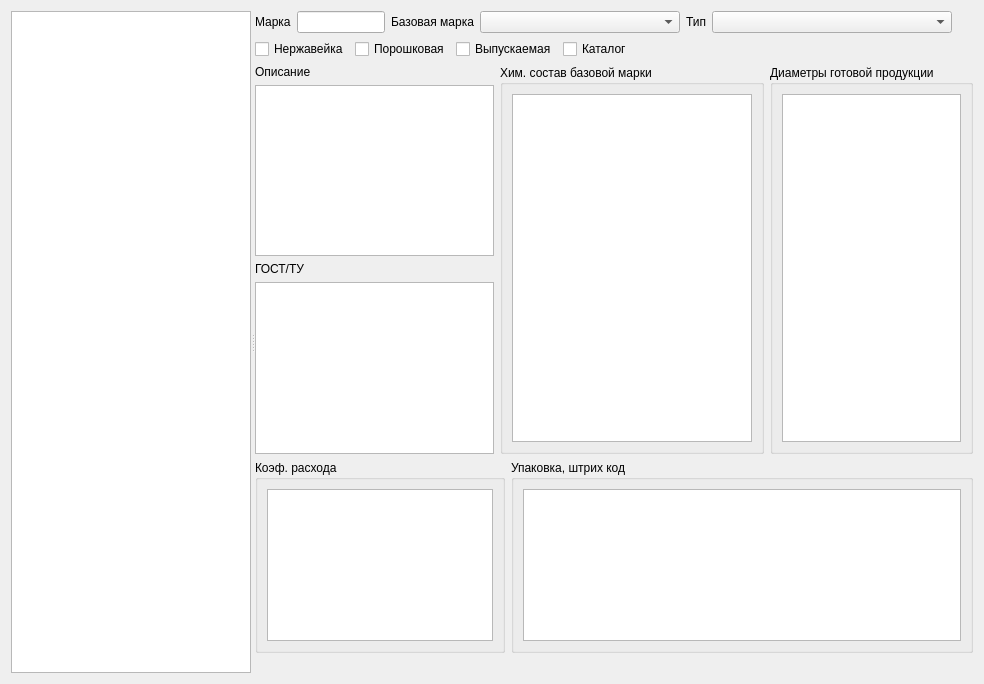
<?xml version="1.0" encoding="UTF-8"?>
<ui version="4.0">
 <class>FormEdtWire</class>
 <widget class="QWidget" name="FormEdtWire">
  <property name="geometry">
   <rect>
    <x>0</x>
    <y>0</y>
    <width>984</width>
    <height>684</height>
   </rect>
  </property>
  <property name="windowTitle">
   <string>Марки проволоки</string>
  </property>
  <layout class="QVBoxLayout" name="verticalLayout_6">
   <item>
    <widget class="QSplitter" name="splitter">
     <property name="orientation">
      <enum>Qt::Orientation::Horizontal</enum>
     </property>
     <widget class="DbViewer" name="tableViewWire">
      <property name="maximumSize">
       <size>
        <width>400</width>
        <height>16777215</height>
       </size>
      </property>
      <property name="editTriggers">
       <set>QAbstractItemView::EditTrigger::NoEditTriggers</set>
      </property>
      <property name="selectionMode">
       <enum>QAbstractItemView::SelectionMode::SingleSelection</enum>
      </property>
      <property name="selectionBehavior">
       <enum>QAbstractItemView::SelectionBehavior::SelectRows</enum>
      </property>
     </widget>
     <widget class="QWidget" name="layoutWidget">
      <layout class="QVBoxLayout" name="verticalLayout_5">
       <item>
        <layout class="QHBoxLayout" name="horizontalLayout_2">
         <item>
          <widget class="QLabel" name="label">
           <property name="text">
            <string>Марка</string>
           </property>
          </widget>
         </item>
         <item>
          <widget class="QLineEdit" name="lineEditMark">
           <property name="maximumSize">
            <size>
             <width>300</width>
             <height>16777215</height>
            </size>
           </property>
          </widget>
         </item>
         <item>
          <widget class="QLabel" name="label_3">
           <property name="text">
            <string>Базовая марка</string>
           </property>
          </widget>
         </item>
         <item>
          <widget class="DbComboBox" name="comboBoxBase">
           <property name="minimumSize">
            <size>
             <width>200</width>
             <height>0</height>
            </size>
           </property>
          </widget>
         </item>
         <item>
          <widget class="QLabel" name="label_2">
           <property name="text">
            <string>Тип</string>
           </property>
          </widget>
         </item>
         <item>
          <widget class="DbComboBox" name="comboBoxType">
           <property name="minimumSize">
            <size>
             <width>240</width>
             <height>0</height>
            </size>
           </property>
          </widget>
         </item>
         <item>
          <spacer name="horizontalSpacer_3">
           <property name="orientation">
            <enum>Qt::Orientation::Horizontal</enum>
           </property>
           <property name="sizeHint" stdset="0">
            <size>
             <width>40</width>
             <height>20</height>
            </size>
           </property>
          </spacer>
         </item>
        </layout>
       </item>
       <item>
        <layout class="QHBoxLayout" name="horizontalLayout_3">
         <item>
          <widget class="QCheckBox" name="checkBoxNerj">
           <property name="text">
            <string>Нержавейка</string>
           </property>
          </widget>
         </item>
         <item>
          <widget class="QCheckBox" name="checkBoxCored">
           <property name="text">
            <string>Порошковая</string>
           </property>
          </widget>
         </item>
         <item>
          <widget class="QCheckBox" name="checkBoxWire">
           <property name="text">
            <string>Выпускаемая</string>
           </property>
          </widget>
         </item>
         <item>
          <widget class="QCheckBox" name="checkBoxKat">
           <property name="text">
            <string>Каталог</string>
           </property>
          </widget>
         </item>
         <item>
          <spacer name="horizontalSpacer_2">
           <property name="orientation">
            <enum>Qt::Orientation::Horizontal</enum>
           </property>
           <property name="sizeHint" stdset="0">
            <size>
             <width>40</width>
             <height>20</height>
            </size>
           </property>
          </spacer>
         </item>
        </layout>
       </item>
       <item>
        <layout class="QHBoxLayout" name="horizontalLayout_4">
         <item>
          <layout class="QVBoxLayout" name="verticalLayout_9">
           <item>
            <widget class="QLabel" name="label_4">
             <property name="text">
              <string>Описание</string>
             </property>
            </widget>
           </item>
           <item>
            <widget class="QPlainTextEdit" name="plainTextEdit"/>
           </item>
           <item>
            <widget class="QLabel" name="label_5">
             <property name="text">
              <string>ГОСТ/ТУ</string>
             </property>
            </widget>
           </item>
           <item>
            <widget class="DbViewer" name="tableViewTu"/>
           </item>
          </layout>
         </item>
         <item>
          <widget class="QGroupBox" name="groupBoxChem">
           <property name="title">
            <string>Хим. состав базовой марки</string>
           </property>
           <layout class="QVBoxLayout" name="verticalLayout_3">
            <item>
             <widget class="DbViewer" name="tableViewChem"/>
            </item>
           </layout>
          </widget>
         </item>
         <item>
          <widget class="QGroupBox" name="groupBoxDiam">
           <property name="maximumSize">
            <size>
             <width>220</width>
             <height>16777215</height>
            </size>
           </property>
           <property name="title">
            <string>Диаметры готовой продукции</string>
           </property>
           <layout class="QVBoxLayout" name="verticalLayout_7">
            <item>
             <widget class="DbViewer" name="tableViewDiam"/>
            </item>
           </layout>
          </widget>
         </item>
        </layout>
       </item>
       <item>
        <layout class="QHBoxLayout" name="horizontalLayout">
         <item>
          <widget class="QGroupBox" name="groupBoxKoef">
           <property name="maximumSize">
            <size>
             <width>250</width>
             <height>16777215</height>
            </size>
           </property>
           <property name="title">
            <string>Коэф. расхода</string>
           </property>
           <layout class="QVBoxLayout" name="verticalLayout_2">
            <item>
             <widget class="DbViewer" name="tableViewKr"/>
            </item>
           </layout>
          </widget>
         </item>
         <item>
          <widget class="QGroupBox" name="groupBoxEan">
           <property name="title">
            <string>Упаковка, штрих код</string>
           </property>
           <layout class="QVBoxLayout" name="verticalLayout">
            <item>
             <widget class="DbViewer" name="tableViewPack">
              <property name="editTriggers">
               <set>QAbstractItemView::EditTrigger::NoEditTriggers</set>
              </property>
             </widget>
            </item>
           </layout>
          </widget>
         </item>
        </layout>
       </item>
       <item>
        <layout class="QHBoxLayout" name="horizontalLayoutBtn">
         <item>
          <spacer name="horizontalSpacer">
           <property name="orientation">
            <enum>Qt::Orientation::Horizontal</enum>
           </property>
           <property name="sizeHint" stdset="0">
            <size>
             <width>40</width>
             <height>20</height>
            </size>
           </property>
          </spacer>
         </item>
        </layout>
       </item>
      </layout>
     </widget>
    </widget>
   </item>
  </layout>
 </widget>
 <customwidgets>
  <customwidget>
   <class>DbViewer</class>
   <extends>QTableView</extends>
   <header>db/dbviewer.h</header>
  </customwidget>
  <customwidget>
   <class>DbComboBox</class>
   <extends>QComboBox</extends>
   <header>db/dbcombobox.h</header>
  </customwidget>
 </customwidgets>
 <tabstops>
  <tabstop>lineEditMark</tabstop>
  <tabstop>checkBoxNerj</tabstop>
  <tabstop>tableViewPack</tabstop>
  <tabstop>tableViewWire</tabstop>
 </tabstops>
 <resources/>
 <connections/>
</ui>
